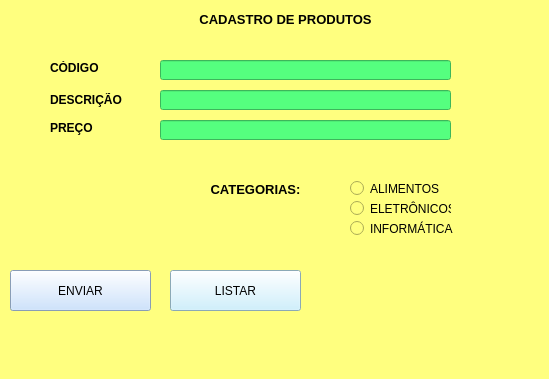
<?xml version="1.0" encoding="UTF-8"?>
<ui version="4.0">
 <class>MainWindow</class>
 <widget class="QMainWindow" name="MainWindow">
  <property name="geometry">
   <rect>
    <x>0</x>
    <y>0</y>
    <width>549</width>
    <height>379</height>
   </rect>
  </property>
  <property name="windowTitle">
   <string>MainWindow</string>
  </property>
  <property name="styleSheet">
   <string notr="true">color: rgb(0, 255, 127);
background-color: rgb(255, 255, 127);</string>
  </property>
  <widget class="QWidget" name="centralwidget">
   <widget class="QLabel" name="label">
    <property name="geometry">
     <rect>
      <x>190</x>
      <y>10</y>
      <width>191</width>
      <height>20</height>
     </rect>
    </property>
    <property name="styleSheet">
     <string notr="true">color: rgb(0, 0, 0);</string>
    </property>
    <property name="text">
     <string>&lt;html&gt;&lt;head/&gt;&lt;body&gt;&lt;p align=&quot;center&quot;&gt;&lt;span style=&quot; font-size:10pt; font-weight:600;&quot;&gt;CADASTRO DE PRODUTOS&lt;/span&gt;&lt;/p&gt;&lt;/body&gt;&lt;/html&gt;</string>
    </property>
   </widget>
   <widget class="QLabel" name="label_2">
    <property name="geometry">
     <rect>
      <x>50</x>
      <y>60</y>
      <width>61</width>
      <height>16</height>
     </rect>
    </property>
    <property name="styleSheet">
     <string notr="true">color: rgb(0, 0, 0);</string>
    </property>
    <property name="text">
     <string>&lt;html&gt;&lt;head/&gt;&lt;body&gt;&lt;p&gt;&lt;span style=&quot; font-size:9pt; font-weight:600;&quot;&gt;CÓDIGO&lt;/span&gt;&lt;/p&gt;&lt;/body&gt;&lt;/html&gt;</string>
    </property>
   </widget>
   <widget class="QLabel" name="label_3">
    <property name="geometry">
     <rect>
      <x>50</x>
      <y>90</y>
      <width>81</width>
      <height>20</height>
     </rect>
    </property>
    <property name="styleSheet">
     <string notr="true">color: rgb(0, 0, 0);</string>
    </property>
    <property name="text">
     <string>&lt;html&gt;&lt;head/&gt;&lt;body&gt;&lt;p&gt;&lt;span style=&quot; font-size:9pt; font-weight:600;&quot;&gt;DESCRIÇÃO&lt;/span&gt;&lt;/p&gt;&lt;/body&gt;&lt;/html&gt;</string>
    </property>
   </widget>
   <widget class="QLabel" name="label_4">
    <property name="geometry">
     <rect>
      <x>50</x>
      <y>120</y>
      <width>61</width>
      <height>16</height>
     </rect>
    </property>
    <property name="styleSheet">
     <string notr="true">color: rgb(0, 0, 0);</string>
    </property>
    <property name="text">
     <string>&lt;html&gt;&lt;head/&gt;&lt;body&gt;&lt;p&gt;&lt;span style=&quot; font-size:9pt; font-weight:600;&quot;&gt;PREÇO&lt;/span&gt;&lt;/p&gt;&lt;/body&gt;&lt;/html&gt;</string>
    </property>
   </widget>
   <widget class="QLineEdit" name="lineEdit">
    <property name="geometry">
     <rect>
      <x>160</x>
      <y>60</y>
      <width>291</width>
      <height>20</height>
     </rect>
    </property>
    <property name="styleSheet">
     <string notr="true">background-color: rgb(85, 255, 127);
color: rgb(0, 0, 0);</string>
    </property>
   </widget>
   <widget class="QLineEdit" name="lineEdit_2">
    <property name="geometry">
     <rect>
      <x>160</x>
      <y>90</y>
      <width>291</width>
      <height>20</height>
     </rect>
    </property>
    <property name="styleSheet">
     <string notr="true">background-color: rgb(85, 255, 127);
color: rgb(0, 0, 0);</string>
    </property>
   </widget>
   <widget class="QLineEdit" name="lineEdit_3">
    <property name="geometry">
     <rect>
      <x>160</x>
      <y>120</y>
      <width>291</width>
      <height>20</height>
     </rect>
    </property>
    <property name="styleSheet">
     <string notr="true">background-color: rgb(85, 255, 127);
color: rgb(0, 0, 0);</string>
    </property>
   </widget>
   <widget class="QRadioButton" name="radioButton">
    <property name="geometry">
     <rect>
      <x>350</x>
      <y>180</y>
      <width>101</width>
      <height>17</height>
     </rect>
    </property>
    <property name="styleSheet">
     <string notr="true">color: rgb(0, 0, 0);</string>
    </property>
    <property name="text">
     <string>ALIMENTOS</string>
    </property>
   </widget>
   <widget class="QRadioButton" name="radioButton_2">
    <property name="geometry">
     <rect>
      <x>350</x>
      <y>200</y>
      <width>101</width>
      <height>17</height>
     </rect>
    </property>
    <property name="styleSheet">
     <string notr="true">color: rgb(0, 0, 0);</string>
    </property>
    <property name="text">
     <string>ELETRÔNICOS</string>
    </property>
   </widget>
   <widget class="QRadioButton" name="radioButton_3">
    <property name="geometry">
     <rect>
      <x>350</x>
      <y>220</y>
      <width>111</width>
      <height>17</height>
     </rect>
    </property>
    <property name="styleSheet">
     <string notr="true">color: rgb(0, 0, 0);</string>
    </property>
    <property name="text">
     <string>INFORMÁTICA</string>
    </property>
   </widget>
   <widget class="QLabel" name="label_5">
    <property name="geometry">
     <rect>
      <x>180</x>
      <y>180</y>
      <width>151</width>
      <height>20</height>
     </rect>
    </property>
    <property name="styleSheet">
     <string notr="true">color: rgb(0, 0, 0);</string>
    </property>
    <property name="text">
     <string>&lt;html&gt;&lt;head/&gt;&lt;body&gt;&lt;p align=&quot;center&quot;&gt;&lt;span style=&quot; font-size:10pt; font-weight:600;&quot;&gt;CATEGORIAS:&lt;/span&gt;&lt;/p&gt;&lt;/body&gt;&lt;/html&gt;</string>
    </property>
   </widget>
   <widget class="QPushButton" name="pushButton">
    <property name="geometry">
     <rect>
      <x>10</x>
      <y>270</y>
      <width>141</width>
      <height>41</height>
     </rect>
    </property>
    <property name="styleSheet">
     <string notr="true">background-color: rgb(192, 220, 255);
color: rgb(0, 0, 0);</string>
    </property>
    <property name="text">
     <string>ENVIAR</string>
    </property>
   </widget>
   <widget class="QPushButton" name="pushButton_2">
    <property name="geometry">
     <rect>
      <x>170</x>
      <y>270</y>
      <width>131</width>
      <height>41</height>
     </rect>
    </property>
    <property name="styleSheet">
     <string notr="true">background-color: rgb(194, 237, 255);
color: rgb(0, 0, 0);</string>
    </property>
    <property name="text">
     <string>LISTAR</string>
    </property>
   </widget>
  </widget>
  <widget class="QMenuBar" name="menubar">
   <property name="geometry">
    <rect>
     <x>0</x>
     <y>0</y>
     <width>549</width>
     <height>21</height>
    </rect>
   </property>
  </widget>
  <widget class="QStatusBar" name="statusbar"/>
 </widget>
 <resources/>
 <connections/>
</ui>
